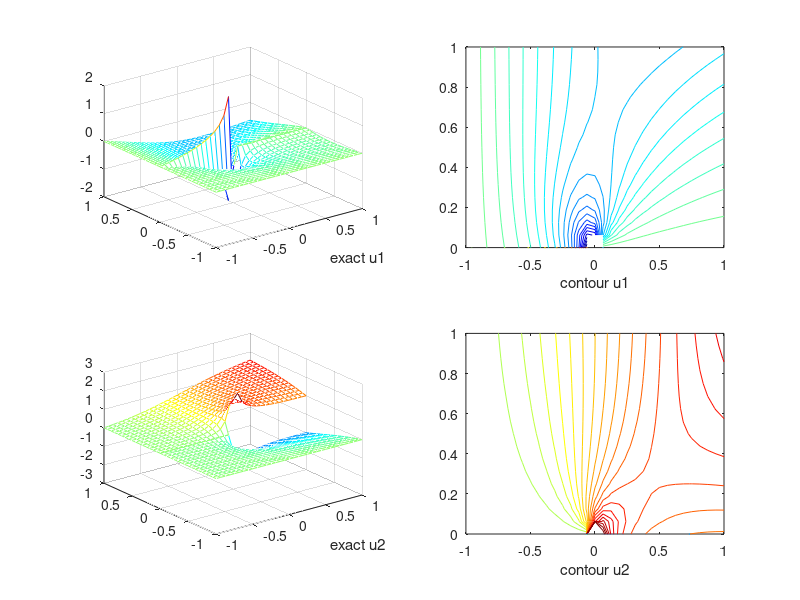

MATLAB code to generate this figure:
function plot_crack 
h=16;
    x1=linspace(-1,1,2*h+1);
    y1=linspace(0,1,h+1);
    [x,y]=meshgrid(x1,y1);
    [z,Z,~,~]=function_u(x,y,1);
    close all
    colormap('jet')
    subplot(2,2,1),mesh(x,y,z);xlabel('exact u1');hold on
    subplot(2,2,2),contour(x,y,z,20);xlabel('contour u1');hold on
    subplot(2,2,4),contour(x,y,Z,20);xlabel('contour u2');hold on
    subplot(2,2,3),mesh(x,y,Z);xlabel('exact u2');hold on
    
    x2=linspace(-1,1,2*h+1);
    y2=linspace(-1,0,h+1);
    [x,y]=meshgrid(x2,y2);
    [~,~,z,Z]=function_u(x,y,2);
    subplot(2,2,1),mesh(x,y,z);xlabel('exact u1');
    subplot(2,2,2),contour(x,y,z,20);xlabel('contour u1');
    subplot(2,2,4),contour(x,y,Z,20);xlabel('contour u2');
    subplot(2,2,3),mesh(x,y,Z);xlabel('exact u2');
    
function [r1,r2,r3,r4]=function_u(x,y,index) 
     r=sqrt(x.^2+y.^2);
     t=atan2(y,x);
     if index==1
        t=(y>0).*t+(y<0).*(2*pi+t)+(y==0).*t;
        r1=-1/2*r.^(-1/2).*sin(t/2).*(x+1).*(y+1);
        r2=1/2*r.^(-1/2).*cos(t/2).*(x+1).*(y+1);
        r3=0;r4=0;
     elseif index==2
        t=t+2*pi;
        r1=0;r2=0;
        r3=-1/2*r.^(-1/2).*sin(t/2).*(x+1).*(y+1);
        r4=1/2*r.^(-1/2).*cos(t/2).*(x+1).*(y+1);
     end
     
end
end
